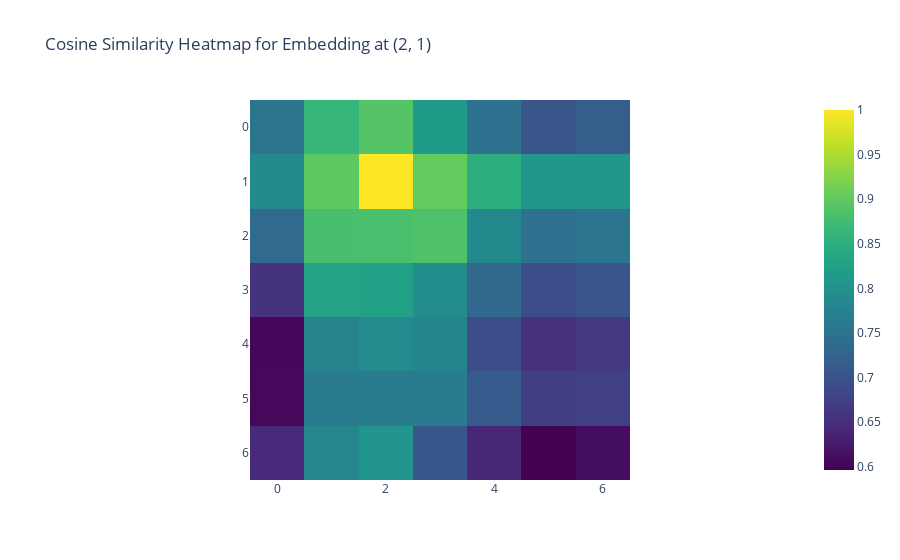

This figure's notebook cell:
### Code cell
# Test the function with an example image sample PyTorch tensor
obs, info = env.reset()
obs = torch.from_numpy(obs['image']).unsqueeze(0)
embed_2d = bow_embedding(obs).detach()
x = 2; y = 1
print(embed_2d[0].shape)
tensor_2d_embedding_similarity(embed_2d[0].permute(1,2,0), x, y)
# tensor_2d_embedding_similarity(embed_2d[0], x, y, mode="contour")

### Figure 1 — Plotly figure (JSON) as saved in the notebook; plotly's stock layout.template omitted (floating-point values rounded to 4 significant figures)
{"data": [{"coloraxis": "coloraxis", "hovertemplate": "x: %{x}<br>y: %{y}<br>color: %{z}<extra></extra>", "name": "0", "type": "heatmap", "x": [0, 1, 2, 3, 4, 5, 6], "xaxis": "x", "y": [0, 1, 2, 3, 4, 5, 6], "yaxis": "y", "z": [[0.7546, 0.8661, 0.8905, 0.8154, 0.7483, 0.7043, 0.7172], [0.7872, 0.8972, 1, 0.9019, 0.8502, 0.8078, 0.8073], [0.7369, 0.881, 0.8817, 0.8854, 0.7864, 0.7468, 0.7557], [0.6565, 0.8278, 0.8259, 0.7932, 0.7322, 0.6933, 0.7041], [0.603, 0.7768, 0.7879, 0.7802, 0.6927, 0.6531, 0.6643], [0.6047, 0.7612, 0.765, 0.7645, 0.7125, 0.6718, 0.6738], [0.6458, 0.7815, 0.8059, 0.7067, 0.64, 0.5965, 0.6099]]}], "layout": {"coloraxis": {"colorscale": [[0, "#440154"], [0.1111, "#482878"], [0.2222, "#3e4989"], [0.3333, "#31688e"], [0.4444, "#26828e"], [0.5556, "#1f9e89"], [0.6667, "#35b779"], [0.7778, "#6ece58"], [0.8889, "#b5de2b"], [1, "#fde725"]]}, "title": {"text": "Cosine Similarity Heatmap for Embedding at (2, 1)"}, "xaxis": {"anchor": "y", "constrain": "domain", "domain": [0, 1], "scaleanchor": "y"}, "yaxis": {"anchor": "x", "autorange": "reversed", "constrain": "domain", "domain": [0, 1]}}}
